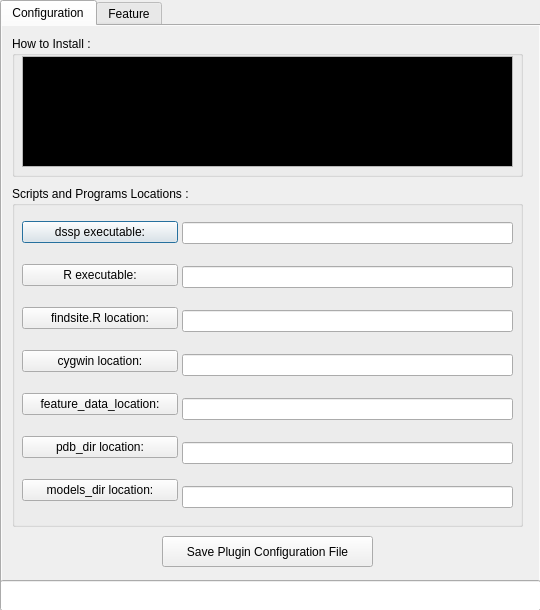
<?xml version="1.0" encoding="UTF-8"?>
<ui version="4.0">
 <class>Dialog</class>
 <widget class="QDialog" name="Dialog">
  <property name="geometry">
   <rect>
    <x>0</x>
    <y>0</y>
    <width>540</width>
    <height>610</height>
   </rect>
  </property>
  <property name="windowTitle">
   <string>Dialog</string>
  </property>
  <property name="autoFillBackground">
   <bool>true</bool>
  </property>
  <widget class="QTabWidget" name="tabWidget">
   <property name="geometry">
    <rect>
     <x>0</x>
     <y>0</y>
     <width>541</width>
     <height>591</height>
    </rect>
   </property>
   <property name="autoFillBackground">
    <bool>true</bool>
   </property>
   <property name="currentIndex">
    <number>0</number>
   </property>
   <widget class="QWidget" name="tab">
    <property name="autoFillBackground">
     <bool>true</bool>
    </property>
    <attribute name="title">
     <string>Configuration</string>
    </attribute>
    <widget class="QGroupBox" name="groupBox">
     <property name="geometry">
      <rect>
       <x>10</x>
       <y>10</y>
       <width>511</width>
       <height>141</height>
      </rect>
     </property>
     <property name="font">
      <font>
       <family>Arial</family>
       <pointsize>9</pointsize>
      </font>
     </property>
     <property name="title">
      <string>How to Install :</string>
     </property>
     <widget class="QTextBrowser" name="textBrowser">
      <property name="geometry">
       <rect>
        <x>10</x>
        <y>20</y>
        <width>491</width>
        <height>111</height>
       </rect>
      </property>
      <property name="palette">
       <palette>
        <active>
         <colorrole role="Text">
          <brush brushstyle="SolidPattern">
           <color alpha="255">
            <red>255</red>
            <green>255</green>
            <blue>0</blue>
           </color>
          </brush>
         </colorrole>
         <colorrole role="Base">
          <brush brushstyle="SolidPattern">
           <color alpha="255">
            <red>0</red>
            <green>0</green>
            <blue>0</blue>
           </color>
          </brush>
         </colorrole>
         <colorrole role="PlaceholderText">
          <brush brushstyle="SolidPattern">
           <color alpha="128">
            <red>255</red>
            <green>255</green>
            <blue>0</blue>
           </color>
          </brush>
         </colorrole>
        </active>
        <inactive>
         <colorrole role="Text">
          <brush brushstyle="SolidPattern">
           <color alpha="255">
            <red>255</red>
            <green>255</green>
            <blue>0</blue>
           </color>
          </brush>
         </colorrole>
         <colorrole role="Base">
          <brush brushstyle="SolidPattern">
           <color alpha="255">
            <red>0</red>
            <green>0</green>
            <blue>0</blue>
           </color>
          </brush>
         </colorrole>
         <colorrole role="PlaceholderText">
          <brush brushstyle="SolidPattern">
           <color alpha="128">
            <red>255</red>
            <green>255</green>
            <blue>0</blue>
           </color>
          </brush>
         </colorrole>
        </inactive>
        <disabled>
         <colorrole role="Text">
          <brush brushstyle="SolidPattern">
           <color alpha="255">
            <red>120</red>
            <green>120</green>
            <blue>120</blue>
           </color>
          </brush>
         </colorrole>
         <colorrole role="Base">
          <brush brushstyle="SolidPattern">
           <color alpha="255">
            <red>240</red>
            <green>240</green>
            <blue>240</blue>
           </color>
          </brush>
         </colorrole>
         <colorrole role="PlaceholderText">
          <brush brushstyle="SolidPattern">
           <color alpha="128">
            <red>0</red>
            <green>0</green>
            <blue>0</blue>
           </color>
          </brush>
         </colorrole>
        </disabled>
       </palette>
      </property>
     </widget>
    </widget>
    <widget class="QGroupBox" name="groupBox_2">
     <property name="geometry">
      <rect>
       <x>10</x>
       <y>160</y>
       <width>511</width>
       <height>341</height>
      </rect>
     </property>
     <property name="font">
      <font>
       <pointsize>9</pointsize>
      </font>
     </property>
     <property name="title">
      <string>Scripts and Programs Locations :</string>
     </property>
     <widget class="QWidget" name="verticalLayoutWidget">
      <property name="geometry">
       <rect>
        <x>10</x>
        <y>20</y>
        <width>156</width>
        <height>311</height>
       </rect>
      </property>
      <layout class="QVBoxLayout" name="verticalLayout">
       <item>
        <widget class="QPushButton" name="pushButton_3">
         <property name="text">
          <string>dssp executable:</string>
         </property>
        </widget>
       </item>
       <item>
        <widget class="QPushButton" name="pushButton_7">
         <property name="text">
          <string>R executable:</string>
         </property>
        </widget>
       </item>
       <item>
        <widget class="QPushButton" name="pushButton_6">
         <property name="text">
          <string>findsite.R location:</string>
         </property>
        </widget>
       </item>
       <item>
        <widget class="QPushButton" name="pushButton_5">
         <property name="text">
          <string>cygwin location:</string>
         </property>
        </widget>
       </item>
       <item>
        <widget class="QPushButton" name="pushButton_4">
         <property name="text">
          <string>feature_data_location:</string>
         </property>
        </widget>
       </item>
       <item>
        <widget class="QPushButton" name="pushButton_2">
         <property name="text">
          <string>pdb_dir location:</string>
         </property>
        </widget>
       </item>
       <item>
        <widget class="QPushButton" name="pushButton">
         <property name="text">
          <string>models_dir location:</string>
         </property>
        </widget>
       </item>
      </layout>
     </widget>
     <widget class="QWidget" name="verticalLayoutWidget_2">
      <property name="geometry">
       <rect>
        <x>170</x>
        <y>20</y>
        <width>331</width>
        <height>321</height>
       </rect>
      </property>
      <layout class="QVBoxLayout" name="verticalLayout_2">
       <item>
        <widget class="QLineEdit" name="lineEdit_2"/>
       </item>
       <item>
        <widget class="QLineEdit" name="lineEdit_3"/>
       </item>
       <item>
        <widget class="QLineEdit" name="lineEdit_5"/>
       </item>
       <item>
        <widget class="QLineEdit" name="lineEdit_4"/>
       </item>
       <item>
        <widget class="QLineEdit" name="lineEdit_6"/>
       </item>
       <item>
        <widget class="QLineEdit" name="lineEdit_7"/>
       </item>
       <item>
        <widget class="QLineEdit" name="lineEdit_8"/>
       </item>
      </layout>
     </widget>
    </widget>
    <widget class="QPushButton" name="pushButton_12">
     <property name="geometry">
      <rect>
       <x>160</x>
       <y>510</y>
       <width>211</width>
       <height>31</height>
      </rect>
     </property>
     <property name="font">
      <font>
       <pointsize>9</pointsize>
      </font>
     </property>
     <property name="text">
      <string>Save Plugin Configuration File</string>
     </property>
    </widget>
   </widget>
   <widget class="QWidget" name="tab_2">
    <property name="autoFillBackground">
     <bool>true</bool>
    </property>
    <attribute name="title">
     <string>Feature</string>
    </attribute>
    <widget class="QGroupBox" name="groupBox_3">
     <property name="geometry">
      <rect>
       <x>10</x>
       <y>10</y>
       <width>511</width>
       <height>181</height>
      </rect>
     </property>
     <property name="font">
      <font>
       <pointsize>9</pointsize>
      </font>
     </property>
     <property name="title">
      <string>How to use :</string>
     </property>
     <widget class="QTextBrowser" name="textBrowser_2">
      <property name="geometry">
       <rect>
        <x>10</x>
        <y>30</y>
        <width>491</width>
        <height>141</height>
       </rect>
      </property>
      <property name="palette">
       <palette>
        <active>
         <colorrole role="Text">
          <brush brushstyle="SolidPattern">
           <color alpha="255">
            <red>255</red>
            <green>255</green>
            <blue>0</blue>
           </color>
          </brush>
         </colorrole>
         <colorrole role="Base">
          <brush brushstyle="SolidPattern">
           <color alpha="255">
            <red>0</red>
            <green>0</green>
            <blue>0</blue>
           </color>
          </brush>
         </colorrole>
         <colorrole role="PlaceholderText">
          <brush brushstyle="SolidPattern">
           <color alpha="128">
            <red>255</red>
            <green>255</green>
            <blue>0</blue>
           </color>
          </brush>
         </colorrole>
        </active>
        <inactive>
         <colorrole role="Text">
          <brush brushstyle="SolidPattern">
           <color alpha="255">
            <red>255</red>
            <green>255</green>
            <blue>0</blue>
           </color>
          </brush>
         </colorrole>
         <colorrole role="Base">
          <brush brushstyle="SolidPattern">
           <color alpha="255">
            <red>0</red>
            <green>0</green>
            <blue>0</blue>
           </color>
          </brush>
         </colorrole>
         <colorrole role="PlaceholderText">
          <brush brushstyle="SolidPattern">
           <color alpha="128">
            <red>255</red>
            <green>255</green>
            <blue>0</blue>
           </color>
          </brush>
         </colorrole>
        </inactive>
        <disabled>
         <colorrole role="Text">
          <brush brushstyle="SolidPattern">
           <color alpha="255">
            <red>120</red>
            <green>120</green>
            <blue>120</blue>
           </color>
          </brush>
         </colorrole>
         <colorrole role="Base">
          <brush brushstyle="SolidPattern">
           <color alpha="255">
            <red>240</red>
            <green>240</green>
            <blue>240</blue>
           </color>
          </brush>
         </colorrole>
         <colorrole role="PlaceholderText">
          <brush brushstyle="SolidPattern">
           <color alpha="128">
            <red>0</red>
            <green>0</green>
            <blue>0</blue>
           </color>
          </brush>
         </colorrole>
        </disabled>
       </palette>
      </property>
      <property name="autoFillBackground">
       <bool>true</bool>
      </property>
      <property name="frameShadow">
       <enum>QFrame::Raised</enum>
      </property>
     </widget>
    </widget>
    <widget class="QGroupBox" name="groupBox_4">
     <property name="geometry">
      <rect>
       <x>10</x>
       <y>190</y>
       <width>511</width>
       <height>81</height>
      </rect>
     </property>
     <property name="font">
      <font>
       <pointsize>9</pointsize>
      </font>
     </property>
     <property name="title">
      <string>Commands :</string>
     </property>
     <widget class="QWidget" name="horizontalLayoutWidget">
      <property name="geometry">
       <rect>
        <x>10</x>
        <y>20</y>
        <width>491</width>
        <height>51</height>
       </rect>
      </property>
      <layout class="QHBoxLayout" name="horizontalLayout">
       <item>
        <widget class="QPushButton" name="pushButton_11">
         <property name="text">
          <string>Import object list</string>
         </property>
        </widget>
       </item>
       <item>
        <widget class="QPushButton" name="pushButton_10">
         <property name="text">
          <string>Make grid</string>
         </property>
        </widget>
       </item>
       <item>
        <widget class="QPushButton" name="pushButton_9">
         <property name="text">
          <string>Featurize</string>
         </property>
        </widget>
       </item>
       <item>
        <widget class="QPushButton" name="pushButton_8">
         <property name="text">
          <string>Refine Results</string>
         </property>
        </widget>
       </item>
      </layout>
     </widget>
    </widget>
    <widget class="QGroupBox" name="groupBox_5">
     <property name="geometry">
      <rect>
       <x>10</x>
       <y>280</y>
       <width>161</width>
       <height>261</height>
      </rect>
     </property>
     <property name="font">
      <font>
       <pointsize>9</pointsize>
      </font>
     </property>
     <property name="title">
      <string>Select Object :</string>
     </property>
     <widget class="QComboBox" name="comboBox">
      <property name="geometry">
       <rect>
        <x>10</x>
        <y>30</y>
        <width>141</width>
        <height>22</height>
       </rect>
      </property>
     </widget>
    </widget>
    <widget class="QGroupBox" name="groupBox_6">
     <property name="geometry">
      <rect>
       <x>180</x>
       <y>280</y>
       <width>171</width>
       <height>201</height>
      </rect>
     </property>
     <property name="font">
      <font>
       <pointsize>9</pointsize>
      </font>
     </property>
     <property name="title">
      <string> Feature Models :</string>
     </property>
     <widget class="QComboBox" name="comboBox_2">
      <property name="geometry">
       <rect>
        <x>10</x>
        <y>30</y>
        <width>141</width>
        <height>22</height>
       </rect>
      </property>
     </widget>
    </widget>
    <widget class="QGroupBox" name="groupBox_7">
     <property name="geometry">
      <rect>
       <x>370</x>
       <y>280</y>
       <width>151</width>
       <height>261</height>
      </rect>
     </property>
     <property name="font">
      <font>
       <pointsize>9</pointsize>
      </font>
     </property>
     <property name="title">
      <string>Options :</string>
     </property>
     <widget class="QDoubleSpinBox" name="doubleSpinBox">
      <property name="geometry">
       <rect>
        <x>20</x>
        <y>100</y>
        <width>81</width>
        <height>22</height>
       </rect>
      </property>
      <property name="palette">
       <palette>
        <active>
         <colorrole role="Text">
          <brush brushstyle="SolidPattern">
           <color alpha="255">
            <red>85</red>
            <green>255</green>
            <blue>0</blue>
           </color>
          </brush>
         </colorrole>
         <colorrole role="Base">
          <brush brushstyle="SolidPattern">
           <color alpha="255">
            <red>0</red>
            <green>0</green>
            <blue>0</blue>
           </color>
          </brush>
         </colorrole>
         <colorrole role="PlaceholderText">
          <brush brushstyle="SolidPattern">
           <color alpha="128">
            <red>85</red>
            <green>255</green>
            <blue>0</blue>
           </color>
          </brush>
         </colorrole>
        </active>
        <inactive>
         <colorrole role="Text">
          <brush brushstyle="SolidPattern">
           <color alpha="255">
            <red>85</red>
            <green>255</green>
            <blue>0</blue>
           </color>
          </brush>
         </colorrole>
         <colorrole role="Base">
          <brush brushstyle="SolidPattern">
           <color alpha="255">
            <red>0</red>
            <green>0</green>
            <blue>0</blue>
           </color>
          </brush>
         </colorrole>
         <colorrole role="PlaceholderText">
          <brush brushstyle="SolidPattern">
           <color alpha="128">
            <red>85</red>
            <green>255</green>
            <blue>0</blue>
           </color>
          </brush>
         </colorrole>
        </inactive>
        <disabled>
         <colorrole role="Text">
          <brush brushstyle="SolidPattern">
           <color alpha="255">
            <red>120</red>
            <green>120</green>
            <blue>120</blue>
           </color>
          </brush>
         </colorrole>
         <colorrole role="Base">
          <brush brushstyle="SolidPattern">
           <color alpha="255">
            <red>240</red>
            <green>240</green>
            <blue>240</blue>
           </color>
          </brush>
         </colorrole>
         <colorrole role="PlaceholderText">
          <brush brushstyle="SolidPattern">
           <color alpha="128">
            <red>0</red>
            <green>0</green>
            <blue>0</blue>
           </color>
          </brush>
         </colorrole>
        </disabled>
       </palette>
      </property>
     </widget>
     <widget class="QLabel" name="label">
      <property name="geometry">
       <rect>
        <x>20</x>
        <y>60</y>
        <width>101</width>
        <height>21</height>
       </rect>
      </property>
      <property name="text">
       <string>Grid Spacing :</string>
      </property>
     </widget>
     <widget class="QLabel" name="label_2">
      <property name="geometry">
       <rect>
        <x>10</x>
        <y>140</y>
        <width>121</width>
        <height>21</height>
       </rect>
      </property>
      <property name="text">
       <string>Refine Precision :</string>
      </property>
     </widget>
     <widget class="QSpinBox" name="spinBox">
      <property name="geometry">
       <rect>
        <x>20</x>
        <y>180</y>
        <width>81</width>
        <height>22</height>
       </rect>
      </property>
      <property name="palette">
       <palette>
        <active>
         <colorrole role="Text">
          <brush brushstyle="SolidPattern">
           <color alpha="255">
            <red>85</red>
            <green>255</green>
            <blue>0</blue>
           </color>
          </brush>
         </colorrole>
         <colorrole role="Base">
          <brush brushstyle="SolidPattern">
           <color alpha="255">
            <red>0</red>
            <green>0</green>
            <blue>0</blue>
           </color>
          </brush>
         </colorrole>
         <colorrole role="PlaceholderText">
          <brush brushstyle="SolidPattern">
           <color alpha="128">
            <red>85</red>
            <green>255</green>
            <blue>0</blue>
           </color>
          </brush>
         </colorrole>
        </active>
        <inactive>
         <colorrole role="Text">
          <brush brushstyle="SolidPattern">
           <color alpha="255">
            <red>85</red>
            <green>255</green>
            <blue>0</blue>
           </color>
          </brush>
         </colorrole>
         <colorrole role="Base">
          <brush brushstyle="SolidPattern">
           <color alpha="255">
            <red>0</red>
            <green>0</green>
            <blue>0</blue>
           </color>
          </brush>
         </colorrole>
         <colorrole role="PlaceholderText">
          <brush brushstyle="SolidPattern">
           <color alpha="128">
            <red>85</red>
            <green>255</green>
            <blue>0</blue>
           </color>
          </brush>
         </colorrole>
        </inactive>
        <disabled>
         <colorrole role="Text">
          <brush brushstyle="SolidPattern">
           <color alpha="255">
            <red>120</red>
            <green>120</green>
            <blue>120</blue>
           </color>
          </brush>
         </colorrole>
         <colorrole role="Base">
          <brush brushstyle="SolidPattern">
           <color alpha="255">
            <red>240</red>
            <green>240</green>
            <blue>240</blue>
           </color>
          </brush>
         </colorrole>
         <colorrole role="PlaceholderText">
          <brush brushstyle="SolidPattern">
           <color alpha="128">
            <red>0</red>
            <green>0</green>
            <blue>0</blue>
           </color>
          </brush>
         </colorrole>
        </disabled>
       </palette>
      </property>
     </widget>
    </widget>
    <widget class="QPushButton" name="pushButton_13">
     <property name="geometry">
      <rect>
       <x>200</x>
       <y>500</y>
       <width>131</width>
       <height>28</height>
      </rect>
     </property>
     <property name="font">
      <font>
       <pointsize>9</pointsize>
      </font>
     </property>
     <property name="text">
      <string>Make Site-File</string>
     </property>
    </widget>
   </widget>
  </widget>
  <widget class="QLineEdit" name="lineEdit">
   <property name="geometry">
    <rect>
     <x>0</x>
     <y>580</y>
     <width>541</width>
     <height>31</height>
    </rect>
   </property>
   <property name="font">
    <font>
     <pointsize>9</pointsize>
    </font>
   </property>
  </widget>
 </widget>
 <resources/>
 <connections/>
</ui>
